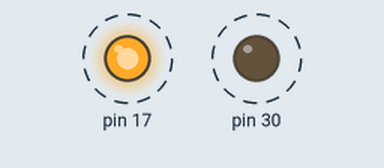
Simulated run of this sketch. Board: SparkFun Pro Micro, built with avr-gcc and run on an emulated ATmega32U4. Parts: output pins drawn as LEDs (lit = HIGH). Dashed ring = blinking.

Above: at 0.2 s.
Timing chart, 0 to 3.0 s (numbered marks = the images above):
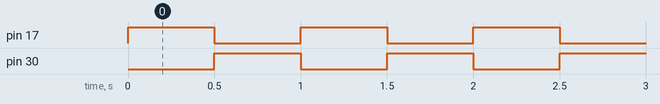

Measured:
- by itself, pin 17, pin 30: alternates HIGH for 0.50 s and LOW for 0.50 s

The sketch:

example_1.ino
```cpp
// Toggles the Pro Micro's built-in TX and RX LEDs (active-LOW) every 500 ms to provide a blink indicator since there's no dedicated user LED pin.
//
// Buy this module: https://shillehtek.com/products/pro-micro-atmega32u4-5v-16mhz-pre-soldered-usb-c-development-board
// Full manual: https://shillehtek.com/blogs/shillehtek-product-manuals/pro-micro-atmega32u4-5v-16mhz-presoldered-type-c-manual
// More examples: https://github.com/shillehbean/shillehtek-examples
//

// Blink the onboard TX/RX LEDs since the Pro Micro has no
// dedicated user LED on a GPIO pin. D13 is not an LED here.

void setup() {
  // Both built-in LEDs are available:
  // LED_BUILTIN_TX (PD5) and LED_BUILTIN_RX (PB0)
  pinMode(LED_BUILTIN_TX, OUTPUT);
  pinMode(LED_BUILTIN_RX, OUTPUT);
}

void loop() {
  digitalWrite(LED_BUILTIN_TX, LOW);   // LEDs are active-LOW
  digitalWrite(LED_BUILTIN_RX, HIGH);
  delay(500);
  digitalWrite(LED_BUILTIN_TX, HIGH);
  digitalWrite(LED_BUILTIN_RX, LOW);
  delay(500);
}
```
